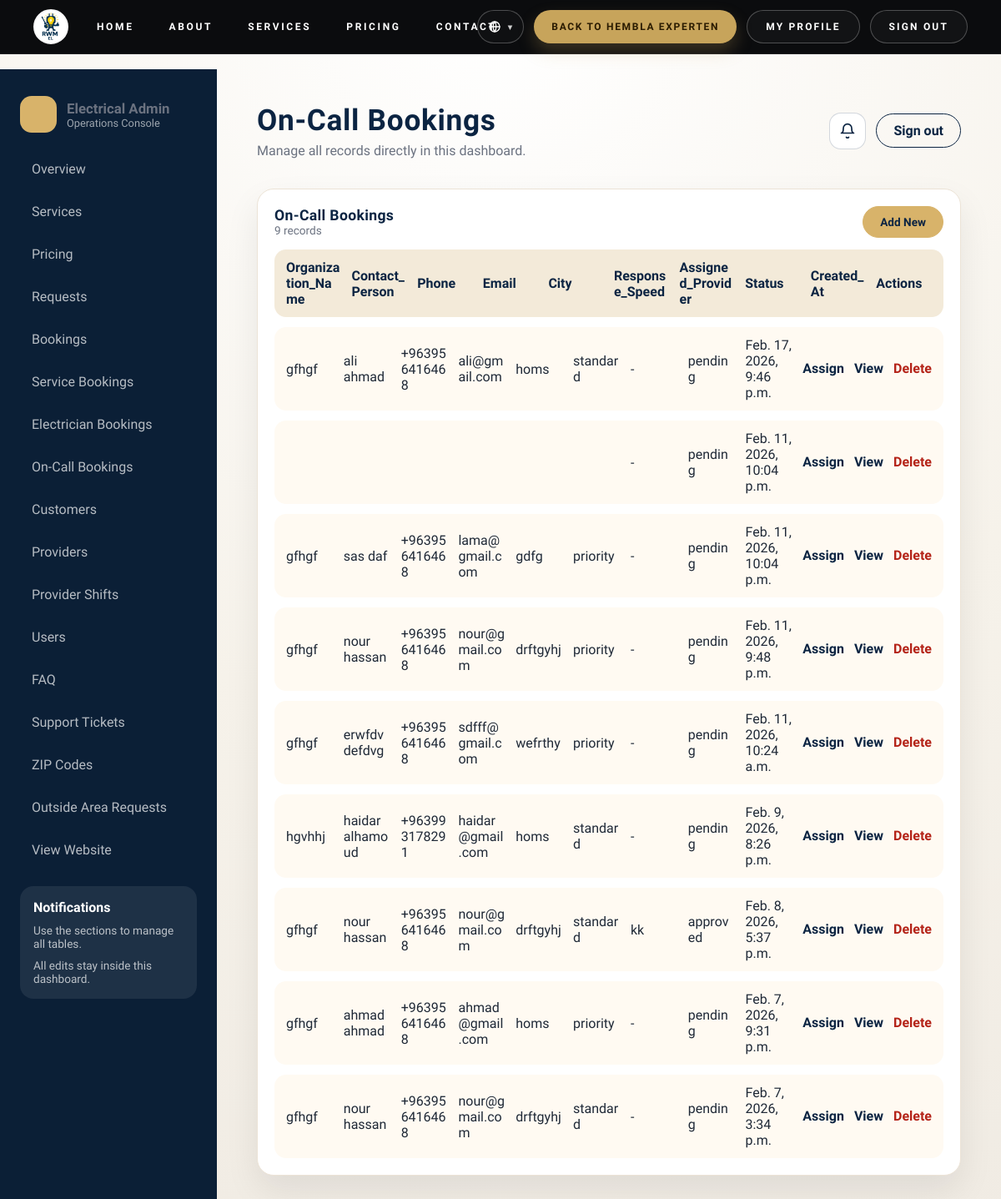
The page /dashboard/on-call-bookings/ (signed in) on the database as committed earlier.
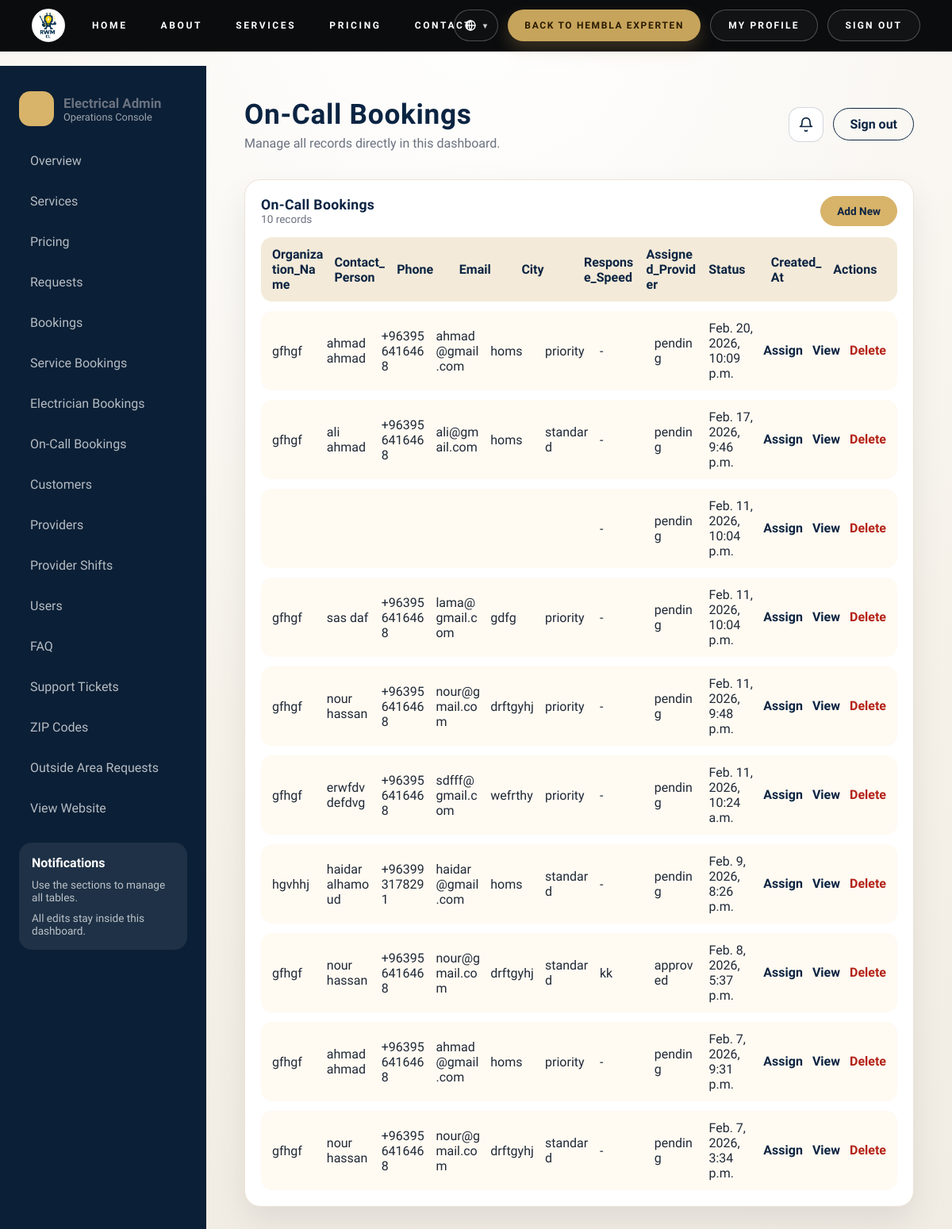
The same page on the database as committed later.
### electricity/models.py (models this page shows, shortened)
class OnCallBooking(models.Model):
    class EntityType(models.TextChoices):
        BUSINESS = "business", "Business / Organization"
        HOUSING = "housing", "Housing Association"
    class ResponseSpeed(models.TextChoices):
        STANDARD = "standard", "Standard response"
        PRIORITY = "priority", "Priority response"
    class Status(models.TextChoices):
        PENDING = "pending", "Pending"
        REVIEWING = "reviewing", "Reviewing"
        APPROVED = "approved", "Approved"
        ACTIVE = "active", "Active"
        REJECTED = "rejected", "Rejected"
    entity_type = models.CharField(max_length=20, choices=EntityType.choices, blank=True)
    organization_name = models.CharField(max_length=160, blank=True)
    organization_number = models.CharField(max_length=40, blank=True)
    contact_person = models.CharField(max_length=160, blank=True)
    phone = models.CharField(max_length=40, blank=True)
    email = models.EmailField(blank=True)
    company_address = models.CharField(max_length=200, blank=True)
    zip_code = models.CharField(max_length=20, blank=True)
    city = models.CharField(max_length=80, blank=True)
    coverage_times = models.JSONField(default=list, blank=True)
    response_speed = models.CharField(max_length=20, choices=ResponseSpeed.choices, blank=True)
    coverage_scope = models.JSONField(default=list, blank=True)
    property_type = models.CharField(max_length=80, blank=True)
    assets_count = models.PositiveIntegerField(default=0)
    primary_region = models.CharField(max_length=120, blank=True)
    shared_critical_systems = models.BooleanField(default=False)
    last_issue_date = models.DateField(null=True, blank=True)
    active_contract = models.BooleanField(default=False)
    recurring_issues = models.TextField(blank=True)
    additional_notes = models.TextField(blank=True)
    emergency_hours = models.PositiveIntegerField(default=1)
    hourly_rate_emergency_snapshot = models.DecimalField(max_digits=10, decimal_places=2, default=0)
    estimated_total = models.DecimalField(max_digits=10, decimal_places=2, default=0)
    service_plan = models.CharField(max_length=120, default="On-Call Pro (Monthly)")
    site_address = models.CharField(max_length=200, blank=True)
    assigned_provider = models.ForeignKey(
        "ProviderProfile",
        on_delete=models.SET_NULL,
        null=True,
        blank=True,
        related_name="assigned_on_call_bookings",
    )
    status = models.CharField(max_length=20, choices=Status.choices, default=Status.PENDING)
    created_at = models.DateTimeField(auto_now_add=True)
    class Meta:
        ordering = ["-created_at"]

class ProviderProfile(models.Model):
    user = models.OneToOneField("auth.User", on_delete=models.CASCADE, related_name="provider_profile")
    display_name = models.CharField(max_length=160)
    phone = models.CharField(max_length=40, blank=True)
    zip_code = models.CharField(max_length=10, blank=True)
    is_active = models.BooleanField(default=True)
    def __str__(self):
        return self.display_name

### electricity/views.py (the view)
# urls.py: path("dashboard/on-call-bookings/", views.dashboard_on_call_bookings, name="dashboard_on_call_bookings"),
@login_required
def dashboard_on_call_bookings(request):
    guard = _dashboard_access_or_redirect(request)
    if guard:
        return guard
    items = OnCallBooking.objects.all().order_by("-created_at")
    return render(
        request,
        "electricity/dashboard/list.html",
        {
            "title": "On-Call Bookings",
            "items": items,
            "fields": [
                "organization_name",
                "contact_person",
                "phone",
                "email",
                "city",
                "response_speed",
                "assigned_provider",
                "status",
                "created_at",
            ],
            "create_url": "electricity:dashboard_on_call_bookings_add",
            "edit_url": "electricity:dashboard_on_call_bookings_edit",
            "delete_url": "electricity:dashboard_on_call_bookings_delete",
            "assign_url": "electricity:dashboard_on_call_bookings_assign",
        },
    )

### electricity/templatetags/electricity_extras.py (called while the page is built)
@register.filter
def attr(obj, name):
    try:
        return getattr(obj, name)
    except Exception:
        return ""

@register.filter
def pretty_value(value):
    if isinstance(value, bool):
        return "Yes" if value else "No"
    if value is None:
        return "-"
    if isinstance(value, (list, tuple)):
        return ", ".join(str(v) for v in value) if value else "-"
    return value

### electricity/views.py (called while the page is built)
def _require_dashboard_access(request):
    user = request.user
    if not user.is_authenticated:
        return False
    if user.is_superuser or user.is_staff:
        return True
    return electricity_admin_site.has_permission(request)

def _dashboard_access_or_redirect(request):
    if _require_dashboard_access(request):
        return None
    return redirect("admin:login")

### electricity/templates/electricity/dashboard/list.html
﻿{% extends "electricity/dashboard/base.html" %}
{% load electricity_extras i18n %}
{% block page_title %}{{ title }}{% endblock %}
{% block page_subtitle %}Manage all records directly in this dashboard.{% endblock %}
{% block content %}
<section class="dash-panel dash-panel-wide">
    <div class="panel-header">
        <div>
            <h2>{{ title }}</h2>
            <div class="panel-meta">{{ items|length }} records</div>
        </div>
        <div class="panel-actions">
            <a class="dash-btn primary" href="{% url create_url %}">Add New</a>
        </div>
    </div>
    <div class="panel-table">
        <div class="panel-row panel-row-head">
            {% for field in fields %}
                <span>{{ field|title }}</span>
            {% endfor %}
            <span>Actions</span>
        </div>
        {% for row in items %}
            <div class="panel-row">
                {% for field in fields %}
                    <span>{{ row|attr:field|pretty_value }}</span>
                {% endfor %}
                <span class="row-actions">
                    {% if assign_url %}
                      <a href="{% url assign_url row.id %}">Assign</a>
                    {% endif %}
                    <a href="{% url edit_url row.id %}?view=1">View</a>
                    <a class="danger" href="{% url delete_url row.id %}">Delete</a>
                </span>
            </div>
        {% empty %}
            <div class="panel-empty">No records yet.</div>
        {% endfor %}
    </div>
</section>
{% endblock %}

Rows that differ between the two databases and show on the page:
added OnCallBooking: fields "gfhgf" "ahmad ahmad" "+963956416468" "ahmad@gmail.com" "homs" "priority" "-" "pending" "Feb. 20, 2026, 10:09 p.m."
Other text that changed with them:
{{ items|length }}: "9" → "10"
